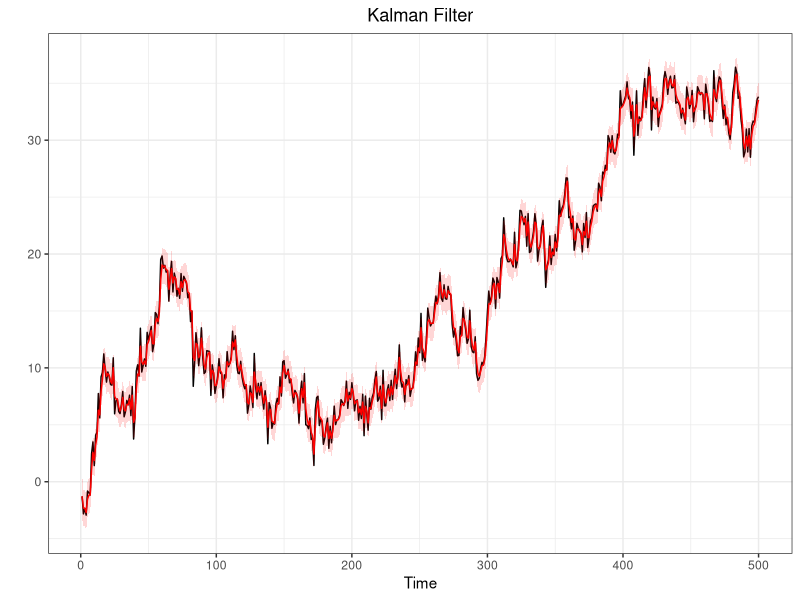
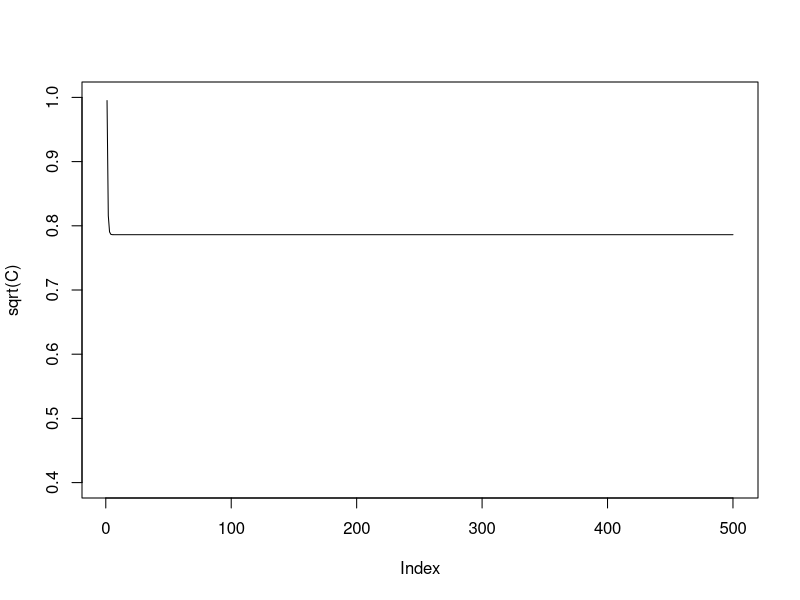

Generate these figures, in order, with R: (Note: this script raises an error after producing the figures.)
#@@@@@@@@@@@@@@@@@@@@##
#   SMC: FILTERING    #
#@@@@@@@@@@@@@@@@@@@@##
library(ggplot2)
q025=function(x){quantile(x,0.025)}
q975=function(x){quantile(x,0.975)}


#Generate a random walk plus noise
#---------------------------------
#n = sample dim
#sigma = obs noise variance
#tau = state noise variance
#x0 = init state

dlm.sim = function(n,sigma,tau,x0){
  x    = rep(0,n)  #state process
  y    = rep(0,n)  #obs process
  x[1] = rnorm(1,x0,tau)
  y[1] = rnorm(1,x[1],sigma)
  for (t in 2:n){
    x[t] = rnorm(1,x[t-1],tau)
    y[t] = rnorm(1,x[t],sigma)
  }
  return(list(x=x,y=y))
}

#Filtering, using data
#---------------------
#y = observed data

DLM<-function(data,sig2,tau2,m0,C0,smooth){
  n  = length(data)
  m  = rep(0,n)
  C  = rep(0,n)
  s = rep(0,n)
  S = rep(0,n)
  B  = rep(0,n-1)
  for (t in 1:n){
    if (t==1){
      a = m0
      R = C0 + tau2
    }else{
      a = m[t-1]
      R = C[t-1] + tau2
    }
    A = R/(R+sig2)
    m[t] = (1-A)*a + A*y[t]
    C[t] = A*sig2
    B[t-1] = C[t]/(C[t]+tau2)
  }
  s[n] = m[n]
  S[n] = C[n]
  for (t in (n-1):1){
    s[t] = (1-B[t])*m[t]+B[t]*s[t+1]
    S[t] = (1-B[t])*C[t]+B[t]^2*S[t+1]
  }
  return(list(m=m,C=C,s=s,S=S))
}


#Generate a random walk plus noise
#---------------------------------
n=500
tau2=1
sigma2=1
sigma=sqrt(sigma2)
tau=sqrt(tau2)
x0=0

sim<-dlm.sim(n,sigma,tau,x0)
y<-sim$y
x<-sim$x
truex<-x

#Kalman Filter
#-------------
m0=0
C0=100
filtval<-DLM(y,sigma2,tau2,m0,C0)
m<-filtval$m
C<-filtval$C
Low = m + qnorm(0.025)*sqrt(C)
Up = m + qnorm(0.975)*sqrt(C)

#Put everything in a data frame (for ggplot)
timeframe<-c(1:length(y))
DLM.df<-data.frame(timeframe,y,x,m,C,Low,Up)

#Plots (observations in black and filtered states in red)
ggplot(DLM.df,aes(x=timeframe))+
  geom_line(aes(y=y))+
  geom_line(aes(y=m),col="red")+
  geom_ribbon(aes(ymin = Low, ymax = Up),
              fill="red",alpha=0.16) +
  labs(x="Time",
       y="")+
  ggtitle("Kalman Filter")+
  theme_bw()+
  theme(plot.title = element_text(hjust = 0.5))

#Sequential Importance Sampling
#------------------------------
#This function produce sequential importance samples
#for Space state model that have linear gaussian state process
#y=data
#N=n°sample produced
#m0,c0,tau and sigma specified as above
#It returns xs,ws and ess which are respectively the filtered states
#the relative weight and the effective sample size for any period.

SISfun<-function(data,N,m0,C0,tau,sigma,smooth){
  xs<-NULL
  ws<-NULL
  ess<-NULL
  x  = rnorm(N,m0,sqrt(C0))
  w  = rep(1/N,N)
  for(t in 1:length(data)){
    x    = rnorm(N,x,tau)                   #sample from N(x_{0},tau)
    w    = w*dnorm(data[t],x,sigma)         #update weight
    xs = rbind(xs,x)
    ws = rbind(ws,w)
    
    wnorm= w/sum(w)                         #normalized weight
    ESS  = 1/sum(wnorm^2)                   #effective sample size
    
    ess =rbind(ess,ESS)
  }
  
  if(smooth){
    xb = matrix(0,n,N)
    for (j in 1:N){
      xb[n,j] = xs[n,j]
      for (t in (n-1):1){
        w = dnorm(xb[t+1,j],xs[t,],tau)
        w = w/sum(w)
        xb[t,j] = sample(xs[t,],size=1,prob=w)
      }
    }
    return(list(xs=xs,ws=ws,ess=ess,xb=xb))
  }else{}
  
  return(list(xs=xs,ws=ws,ess=ess))
}

#Nota: il SIS così costruito (Chopin-Papastiliopoluos) 
#ha problemi con i pesi infatti wnorm dopo un po' di iterazioni 
#è un vettore (0,0,...,0,1) dopodichè dà errore

#Sequential Importance Sampling with Resampling
#----------------------------------------------
SISRfun<-function(data,N,m0,C0,tau,sigma,smooth){
  if(missing(smooth)){smooth=F}
  ws  = NULL
  xs  = NULL
  ess = NULL
  x   = rnorm(N,m0,sqrt(C0))
  w   = rep(1/N,N)
  n   = length(data)
  for (t in 1:n){
    x1  = rnorm(N,x,tau)
    w1   = w*dnorm(data[t],x1,sigma)
    x   = sample(x1,size=N,replace=T,prob=w1)
    w   = rep(1/N,N)
    
    xs  = rbind(xs,x)
    ws  = rbind(ws,w)
    
    wnorm   = w/sum(w)
    ESS = 1/sum(wnorm^2)
    ess = c(ess,ESS)
  }
  if(smooth){
    xb = matrix(0,n,N)
    for (j in 1:N){
      xb[n,j] = xs[n,j]
      for (t in (n-1):1){
        w = dnorm(xb[t+1,j],xs[t,],tau)
        w = w/sum(w)
        xb[t,j] = sample(xs[t,],size=1,prob=w)
      }
    }
    return(list(xs=xs,ws=ws,ess=ess,xb=xb))
  }else{}
  
  return(list(xs=xs,ws=ws,ess=ess))
}

#Particle Filter
#---------------
PFfun<-function(data,N,m0,C0,tau,sigma){
  xs<-NULL
  ws<-NULL
  ess<-NULL
  x  = rnorm(N,m0,sqrt(C0))
  w  = rep(1/N,N)
   
  for(t in 1:length(data)){
    
    x<-rnorm(N,x,tau)
    w1<-w*dnorm(data[t],x,sigma)
    
    w = w1/sum(w1)
    ESS  = 1/sum(w^2)
    
    if(ESS<(N/2)){
      index<-sample(N,size=N,replace=T,prob=w)
      x<-x[index]
      w<-rep(1/N,N)
    }else{}
    
    xs = rbind(xs,x)
    ws = rbind(ws,w)
    ess =rbind(ess,ESS)
  }
  return(list(xs=xs,ws=ws,ess=ess))
}

#Petrone more efficient PF
#-------------------------
PF2fun<-function(data,N,m0,C0,tau,sigma,r){
  if(missing(r)){r=2}else{}
  xs<-NULL
  ws<-NULL
  ess<-NULL
  x  = rnorm(N,m0,sqrt(C0))
  importancesd<-sqrt(tau - tau^2 /(tau + sigma))
  predsd <- sqrt(sigma+tau)
  w  = rep(1/N,N)
  
  for(t in 1:length(data)){
    
    means<-x+(tau/(tau+sigma))*(data[t]-x)
    x<-rnorm(N,means,importancesd)
    w1<-w*dnorm(data[t],x,predsd)
    
    w = w1/sum(w1)
    ESS  = 1/sum(w^2)
    
    if(ESS<(N/r)){
      index<-sample(N,size=N,replace=T,prob=w)
      x<-x[index]
      w<-rep(1/N,N)
    }else{}
    
    xs = rbind(xs,x)
    ws = rbind(ws,w)
    ess =rbind(ess,ESS)
  }
  return(list(xs=xs,ws=ws,ess=ess))
}

pf2<-PF2fun(y,1000,0,100,1,1)


#Guided Particle Filter
#----------------------
GPFfun<-function(data,N,m0,C0,tau,sigma){
  xs<-NULL
  ws<-NULL
  ess<-NULL
  x  = rnorm(N,m0,sqrt(C0))
  w  = rep(1/N,N)
  
  for(t in 1:length(data)){
    
    xprev<-x
    x<-rnorm(N,x,tau)
    w1<-w*dnorm(data[t],x,sigma)*dnorm(x,xprev,tau)*I(x>0)/dnorm(x,xprev,tau)
    
    w = w1/sum(w1)
    ESS  = 1/sum(w^2)
    
    if(ESS<(N/2)){
      index<-sample(N,size=N,replace=T,prob=w)
      x<-x[index]
      w<-rep(1/N,N)
    }else{}
    
    xs = rbind(xs,x)
    ws = rbind(ws,w)
    ess =rbind(ess,ESS)
  }
  return(list(xs=xs,ws=ws,ess=ess))
}

a<-PFfun(y,1000,0,100,1,1)
s<-sample(a$xs[200,],replace=T,prob=a$ws[200,])
#
#
#Guided Particle Filter
#----------------------
GPFfun<-function(data,N,m0,C0,tau,sigma){
  xs<-NULL
  ws<-NULL
  ess<-NULL
  x  = rnorm(N,m0,sqrt(C0))
  w  = rep(1/N,N)
  
  for(t in 1:length(data)){
    
    xprev<-x
    x<-rnorm(N,x,tau)
    w1<-w*dnorm(data[t],x,sigma)*dunif(x,xprev,xprev+10)/dnorm(x,xprev,tau)
    
    w = w1/sum(w1)
    ESS  = 1/sum(w^2)
    
    if(ESS<(N/2)){
      index<-sample(N,size=N,replace=T,prob=w)
      x<-x[index]
      w<-rep(1/N,N)
    }else{}
    
    xs = rbind(xs,x)
    ws = rbind(ws,w)
    ess =rbind(ess,ESS)
  }
  return(list(xs=xs,ws=ws,ess=ess))
}

#
#Guided Particle Filter example C-P
#----------------------------------
GPF2fun<-function(data,N,m0,C0,tau,sigma){
  xs<-NULL
  ws<-NULL
  ess<-NULL
  x  = rnorm(N,m0,sqrt(C0))
  w  = rep(1/N,N)
  
  for(t in 1:length(data)){
    
    xprev<-x
    
    
    if(data[t]==1){x<-rnorm(N,x,tau)*I(x>0)
    }else if(data[t]==-1){
      rnorm(N,x,tau)*I(x<0)
    }
    
    
    w1<-w*dnorm(data[t],x,sigma)*dnorm(x,xprev,tau)*I(x>0)/dnorm(x,xprev,tau)
    
    w = w1/sum(w1)
    ESS  = 1/sum(w^2)
    
    if(ESS<(N/2)){
      index<-sample(N,size=N,replace=T,prob=w)
      x<-x[index]
      w<-rep(1/N,N)
    }else{}
    
    xs = rbind(xs,x)
    ws = rbind(ws,w)
    ess =rbind(ess,ESS)
  }
  return(list(xs=xs,ws=ws,ess=ess))
}


#Auxiliary Particle Filter (ESS-based resampling)
#------------------------------------------------
APFfun<-function(data,N,m0,C0,tau,sigma){
  xs<-NULL
  ws<-NULL
  ess<-NULL
  x  = rnorm(N,m0,sqrt(C0))
  w  = rep(1/N,N)
  
  for(t in 1:length(data)){
    
    weight = w*dnorm(data[t],x,sigma)
    k   = sample(1:N,size=N,replace=TRUE,prob=weight)
    x1   = rnorm(N,x[k],tau)
    lw  = dnorm(data[t],x1,sigma,log=TRUE)-dnorm(data[t],x[k],sigma,log=TRUE)
    w   = exp(lw)
    w   = w/sum(w)
    ESS  = 1/sum(w^2)
    
    if(ESS<(N/2)){
      index<-sample(N,size=N,replace=T,prob=w)
      x1<-x1[index]
      w<-rep(1/N,N)
    }else{}
    
    x <- x1
    xs = rbind(xs,x)
    ws = rbind(ws,w)
    ess =rbind(ess,ESS)
    
  }
  return(list(xs=xs,ws=ws,ess=ess))
}

#APF no ESS based resampling
#---------------------------
NAMEfun<-function(data,N,m0,C0,tau,sigma,smooth){
  if(missing(smooth)){smooth=F}
  ws  = NULL
  xs  = NULL
  ess = NULL
  x   = rnorm(N,m0,sqrt(C0))
  w   = rep(1/N,N)
  for (t in 1:n){
    w0  = w*dnorm(data[t],x,sigma)
    k   = sample(1:N,size=N,replace=TRUE,prob=w0)
    x1  = rnorm(N,x[k],tau)
    lw  = dnorm(data[t],x1,sigma,log=TRUE)-dnorm(data[t],x[k],sigma,log=TRUE)
    w   = exp(lw-max(lw))
    w   = w/sum(w)
    ESS = 1/sum(w^2)
    x   = sample(x1,size=N,replace=T,prob=w)
    xs  = rbind(xs,x)
    ws  = rbind(ws,w/sum(w))
    ess = c(ess,ESS)
  }
  
  if(smooth){
    xb = matrix(0,n,N)
    for (j in 1:N){
      xb[n,j] = xs[n,j]
      for (t in (n-1):1){
        w = dnorm(xb[t+1,j],xs[t,],tau)
        w = w/sum(w)
        xb[t,j] = sample(xs[t,],size=1,prob=w)
      }
    }
    return(list(xs=xs,ws=ws,ess=ess,xb=xb))
  }else{}
  
  return(list(xs=xs,ws=ws,ess=ess))
}

# Liu and West filter
# -------------------
set.seed(8642)
N      = 10

LWfun<-function(data,N,m0,C0,alphav,betav,alphaw,betaw,delta){
  
  xs     = rnorm(N,m0,sqrt(C0))
  if(missing(c(alphav,betav,alphaw,betaw))){
    pars   = cbind(runif(N,0,10),runif(N,0,10))
  }else{
  pars   = cbind(rgamma(N,shape=alphav,scale=betav),rgamma(N,shape=alphaw,scale=betaw))
  }
  a      = (3*delta-1)/(2*delta)
  h2     = 1-a^2
  parss  = array(0,c(N,2,n))
  xss    = NULL
  ws     = NULL
  ESS    = NULL
  w      = rep(1/N,N)
  for (t in 1:length(data)){
    meanV = weighted.mean(pars[,1],w)
    varV  = weighted.mean((pars[,1]-meanV)^2,w)
    meanW = weighted.mean(pars[,2],w)
    varW  = weighted.mean((pars[,2]-meanW)^2,w)
    
    muV = a*pars[,1]+(1-a)*meanV
    sigma2V = (1-a^2)*varV
    alphaV = muV^2/sigma2V
    betaV = muV/sigma2V
    
    muW = a*pars[,1]+(1-a)*meanW
    sigma2W = (1-a^2)*varW
    alphaW = muW^2/sigma2W
    betaW = muW/sigma2W
    
    weight      = w*dnorm(data[t],xs,sqrt(muV))
    k           = sample(1:N,size=N,replace=T,prob=weight)
    
    pars[,1]<-rgamma(N,shape=alphaV[k],rate=betaV[k])
    pars[,2]<-rgamma(N,shape=alphaW[k],rate=betaW[k])
    
    xsprevious<-xs[k]
    xs = rnorm(N,xs[k],sqrt(pars[,2]))
    
    w           = exp(dnorm( data[t],xs,sqrt(pars[,1]),log=T)-
                        dnorm( data[t],xsprevious,sqrt(muV[k]),log=T))
    w           = w/sum(w)
    ESS         = 1/sum(w^2)
    
    if(ESS<(N/2)){
      index<-sample(N,size=N,replace=T,prob=w)
      xs<-xs[index]
      pars<-pars[index,]
      w<-rep(1/N,N)
    }else{
      xs<-xs
      pars<-pars
    }
    
    
    xss         = rbind(xss,xs)
    parss[,,t]  = pars 
    ws          = rbind(ws,w)
  }
  return(list(xss=xss,parss=parss,ws=ws))
}




#.................................................
#Filtervalues is a function that computes the mean
#and the variance of a SISR already estimated (post estimation command)
Filtervalues<-function(fun){
  xhat<-sapply(1:n,function(i)
    weighted.mean(fun$xs[i,],fun$ws[i,]))
  sdhat<-sapply(1:n,function(i)
    sqrt(weighted.mean((fun$xs[i,]-xhat[i])^2,fun$ws[i,])))
  
  return(list(mean=xhat,sd=sdhat))
  
}
#Example of Comparison (do in GGPLOT if possible)
N<-1000
h<-SISRfun(y,N,m0,C0,tau,sigma)
Var<-Filtervalues(h)$var
plot(sqrt(C),type="l",ylim=c(0.4,1))
par(new=T)
plot(Var,type="l",col="red",ylim=c(0.4,1))

#Filterplot is a function similar to Filtervalues 
#returning plots of median and quantiles
Filterplot<-function(data,fun,title){
  require(ggplot2)
  mx = apply(fun$xs,1,median)
  lx = apply(fun$xs,1,q025)
  ux = apply(fun$xs,1,q975)
  
  timeframe<-c(1:length(data))
  df<-data.frame(timeframe,data,mx,lx,ux)
  
  ggplot(df,aes(x=timeframe))+
    geom_line(aes(y=data))+
    geom_line(aes(y=mx),col="red")+
    geom_ribbon(aes(ymin = lx, ymax = ux),
                fill="red",alpha=0.16) +
    labs(x="Time",
         y="")+
    ggtitle(title)+
    theme_bw()+
    theme(plot.title = element_text(hjust = 0.5))
}

Smoothplot<-function(data,fun,title){
  require(ggplot2)
  mx = apply(fun$xb,1,median)
  lx = apply(fun$xb,1,q025)
  ux = apply(fun$xb,1,q975)
  
  timeframe<-c(1:length(data))
  df<-data.frame(timeframe,data,mx,lx,ux)
  
  ggplot(df,aes(x=timeframe))+
    geom_line(aes(y=data))+
    geom_line(aes(y=mx),col="blue")+
    geom_ribbon(aes(ymin = lx, ymax = ux),
                fill="red",alpha=0.16) +
    labs(x="Time",
         y="")+
    ggtitle(title)+
    theme_bw()+
    theme(plot.title = element_text(hjust = 0.5))
  
}

#Calcolo intevalli di credibilità
#--------------------------------
CredInt<-function(fun){
  
  Filt<-Filtervalues(fun)
  mean<-Filt$mean
  sd<-Filt$sd
  vec<-NULL
  for(t in 1:length(mean)){
  if(mean[t]-1.96*sd[t]<truex[t] & truex[t]<mean[t]+1.96*sd[t]){vec[t]<-1}else{vec[t]<-0}
  }
  return(mean(vec))
}

CredInt(sis)
